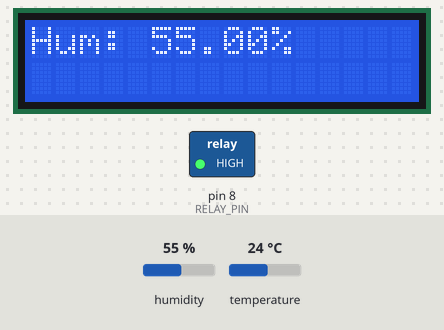
A sketch run on a simulated Arduino Uno, built with avr-gcc and run on an emulated ATmega328P. Parts: 16×2 character LCD, switched loads named in the sketch (green lamp = pin HIGH). The inputs (shaded band) are chosen by the test bench; at power-on: humidity 55 %, temperature 24 °C.

Above: at 3.2 s.
3.3 s: humidity set to 74 %
At 4.8 s:
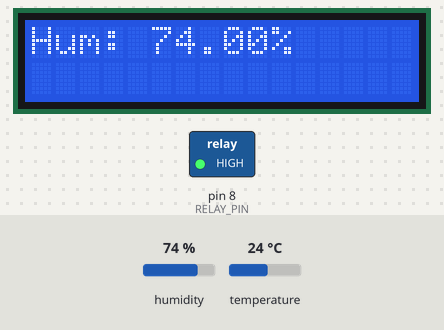
6.0 s: humidity set to 77 %
At 7.3 s:
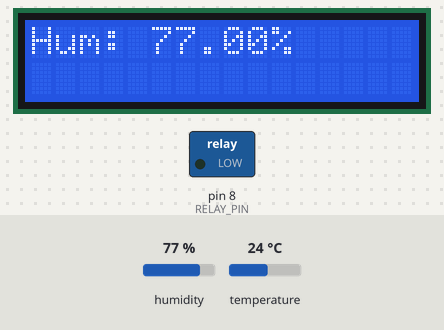
8.7 s: humidity set to 61 %
At 11.2 s:
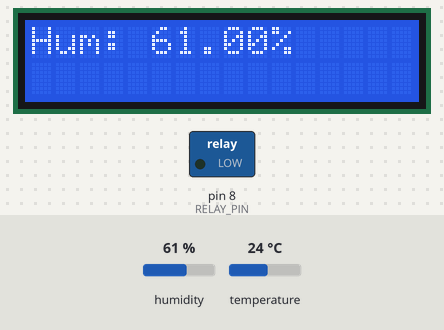
11.7 s: humidity set to 58 %
At 12.5 s:
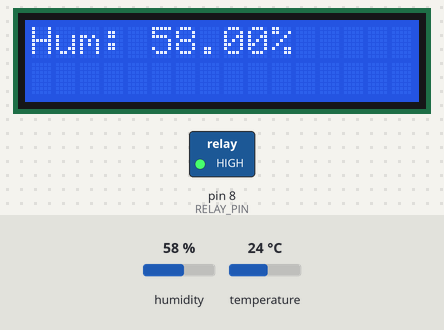
Timing chart, 0 to 14.7 s (numbered marks = the images above; inputs shaded):
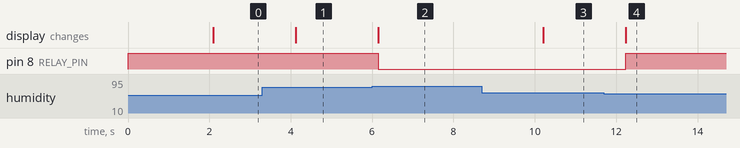

Measured:
- the behaviour switches between 75 and 76 % on humidity (found by bisection; images 1 and 2)
- the behaviour switches between 60 and 59 % on humidity (found by bisection; images 3 and 4)
- after the input at 3.3 s, the display: changes after 0.82 s (image 1)
- after the input at 6.0 s, pin 8 (RELAY_PIN): HIGH → LOW after 0.15 s; the display: changes after 0.15 s (image 2)
- after the input at 8.7 s, the display: changes after 1.5 s (image 3)
- after the input at 11.7 s, pin 8 (RELAY_PIN): LOW → HIGH after 0.53 s; the display: changes after 0.53 s (image 4)

The sketch:

DHT_pro.ino
```cpp
#include <LiquidCrystal.h>
#include <DHT.h>
#define DHTPIN 7
#define DHTTYPE DHT11
DHT dht(DHTPIN, DHTTYPE);
LiquidCrystal lcd(12, 11, 5, 4, 3, 2);
#define RELAY_PIN 8
void setup() {
  pinMode(RELAY_PIN, OUTPUT);
  digitalWrite(RELAY_PIN, HIGH);

  lcd.begin(16, 2);
  lcd.print("Humidity Ctrl");
  lcd.setCursor(0, 1);
  lcd.print("Initializing...");

  dht.begin();
  delay(2000);
}

void loop() {
  float h = dht.readHumidity();
  //float t = dht.readTemperature();

  // Check if readings are valid
  if (isnan(h)) {
    lcd.clear();
    lcd.print("Sensor Error!");
    delay(2000);
  }

  // Display readings
  lcd.clear();
  lcd.setCursor(0,0);
  lcd.print("Hum: ");
  lcd.print(h);
  lcd.print("%");

 // lcd.setCursor(0, 1);
  //lcd.print("Temp: ");
  //lcd.print(t);
  //lcd.print((char)223); // Degree symbol
  //lcd.print("C");

  if (h < 60) {
    digitalWrite(RELAY_PIN, HIGH); // Turn fan ON
  } else if (h > 75) {
    digitalWrite(RELAY_PIN, LOW); // Turn fan OFF
  }

  delay(2000);
}
```
